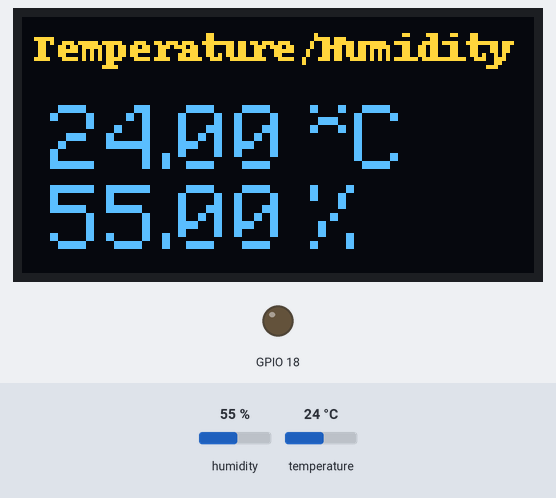
This program was run on a simulated Raspberry Pi (BCM pin numbers). On the bench: 128×64 one-colour display, output pins drawn as LEDs (lit = HIGH). The test bench sets the inputs (shaded band); at power-on: humidity 55 %, temperature 24 °C. The OLED is the two-colour kind (top 16 rows yellow); no MQTT or app messages arrive unless stated; text uses the font file from the repository; what the program prints to the terminal is not drawn.

Above: at 6.6 s.
6.7 s: humidity set to 22 %
At 18.1 s:
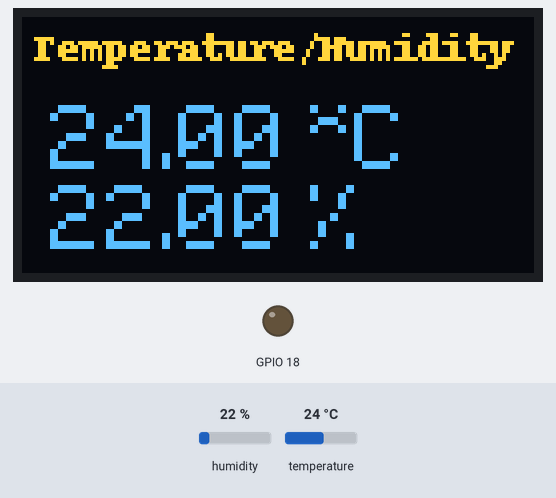
18.3 s: temperature set to 12 °C
At 29.6 s:
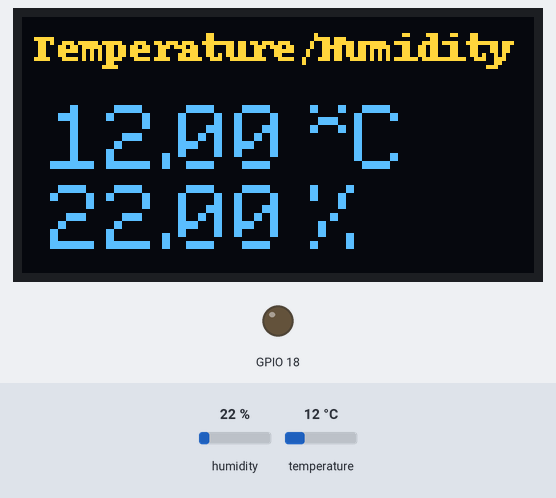
31.4 s: humidity set to 40 %
At 40.7 s:
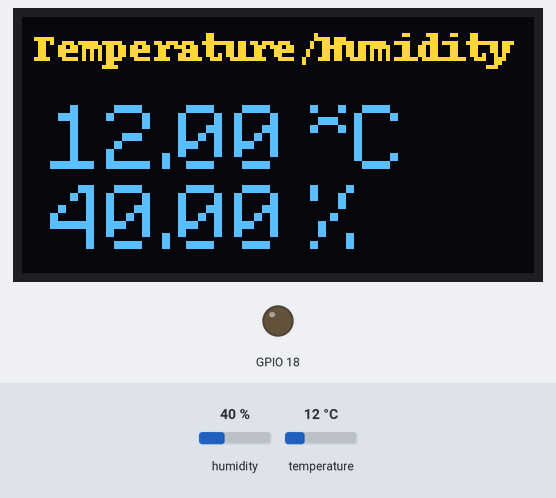
41.4 s: temperature set to 19 °C
At 51.9 s:
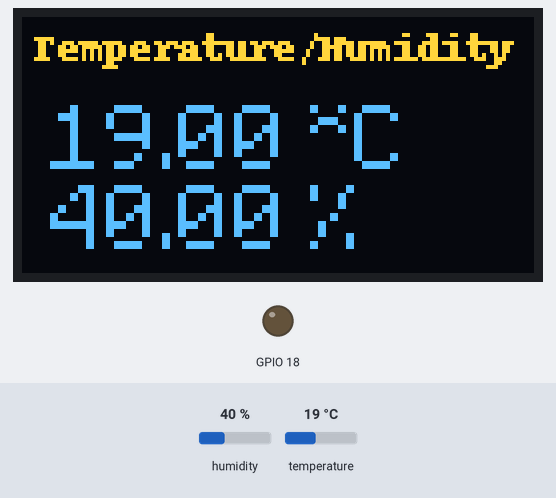
Timing chart, 0 to 53.4 s (numbered marks = the images above; inputs shaded):
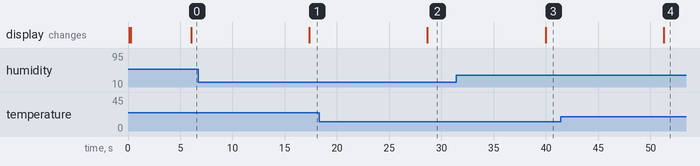

The program:

app_dht_oled.py
```python
import paho.mqtt.client as mqtt , os, urlparse
import time
from time import sleep
import RPi.GPIO as GPIO
import Adafruit_GPIO.SPI as SPI
import Adafruit_SSD1306
import Adafruit_DHT

from PIL import Image
from PIL import ImageDraw
from PIL import ImageFont

GPIO.setmode(GPIO.BCM)
GPIO.cleanup()
GPIO.setwarnings(False)
GPIO.setup(18,GPIO.OUT)


# Define event callbacks
def on_connect(mosq, obj, rc):
    print ("on_connect:: Connected with result code "+ str ( rc ) )
    print("rc: " + str(rc))

def on_message(mosq, obj, msg):
    print ("on_message:: this means  I got a message from brokerfor this topic")
    print(msg.topic + " " + str(msg.qos) + " " + str(msg.payload))
    if ( msg.payload == "on" ):
		#disp.clear()
		#disp.display()
		draw.rectangle((0,0,width,height), outline=0, fill=0)
		draw.text((x, top),    ' CloudMQTT',  font=font, fill=255)
		draw.text((x+20, top+16), ' ON', font=font42, fill=255)
		disp.image(image)
		disp.display()
		print "Lights on"
		GPIO.output(18,GPIO.HIGH)
    else :
		if ( msg.payload == "off" ):
			print "Lights off"
			GPIO.output(18,GPIO.LOW)
			draw.rectangle((0,0,width,height), outline=0, fill=0)
			#disp.clear()
			#disp.display()
			draw.text((x, top),    ' CloudMQTT',  font=font, fill=255)
			draw.text((x, top+16), ' OFF', font=font42, fill=255)
			disp.image(image)
			disp.display()
    	#print "Lights off"
    	#GPIO.output(17,GPIO.LOW)


def on_publish(mosq, obj, mid):
    print("mid: " + str(mid))

def on_subscribe(mosq, obj, mid, granted_qos):
    print("This means broker has acknowledged my subscribe request")
    print("Subscribed: " + str(mid) + " " + str(granted_qos))

def on_log(mosq, obj, level, string):
    print(string)


# Raspberry Pi pin configuration:
RST = 24
# Note the following are only used with SPI:
DC = 23
SPI_PORT = 0
SPI_DEVICE = 0

# Note you can change the I2C address by passing an i2c_address parameter like:
# disp = Adafruit_SSD1306.SSD1306_128_64(rst=RST, i2c_address=0x3C)
disp = Adafruit_SSD1306.SSD1306_128_64(rst=RST, i2c_address=0x3C)


# Initialize library.
disp.begin()

# Clear display.
disp.clear()
disp.display()

# Create blank image for drawing.
# Make sure to create image with mode '1' for 1-bit color.
width = disp.width
height = disp.height
image = Image.new('1', (width, height))

# Get drawing object to draw on image.
draw = ImageDraw.Draw(image)

# Draw a black filled box to clear the image.
draw.rectangle((0,0,width,height), outline=0, fill=0)

# Draw some shapes.
# First define some constants to allow easy resizing of shapes.
padding = 2
shape_width = 20
top = padding
bottom = height-padding
# Move left to right keeping track of the current x position for drawing shapes.
x = padding


# Load default font.
font = ImageFont.load_default()
font10 = ImageFont.truetype('Minecraftia.ttf', 10)
font18 = ImageFont.truetype('Minecraftia.ttf', 18)
font20 = ImageFont.truetype('Minecraftia.ttf', 20)
font42 = ImageFont.truetype('Minecraftia.ttf', 42)

# Write two lines of text.
draw.text((x, top),    ' CloudMQTT',  font=font, fill=255)
draw.text((x, top+20), 'CONTROL', font=font20, fill=255)

# Display image.
disp.image(image)
disp.display()

# Sensor should be set to Adafruit_DHT.DHT11,
# Adafruit_DHT.DHT22, or Adafruit_DHT.AM2302.
sensor = Adafruit_DHT.DHT11

# Example using a Beaglebone Black with DHT sensor
# connected to pin P8_11.
pin = 4


client = mqtt.Client()
# Assign event callbacks
client.on_message = on_message
client.on_connect = on_connect
client.on_publish = on_publish
client.on_subscribe = on_subscribe

# Uncomment to enable debug messages
client.on_log = on_log


# user name has to be called before connect - my notes.
client.username_pw_set("dvzsscye", "7Q9_jhZajID5")
client.connect('m13.cloudmqtt.com', 11591, 60)

# Continue the network loop, exit when an error occurs
#rc = 0
#while rc == 0:
#    rc = client.loop()
#print("rc: " + str(rc))

# Blocking call that processes network traffic, dispatches callbacks and
# handles reconnecting.
# Other loop*() functions are available that give a threaded interface and a
# manual interface.
#client.loop_forever()

client.loop_start()
client.subscribe ("dht11" ,0 )


run = True
while run:
	humidity, temperature = Adafruit_DHT.read_retry(sensor, pin)
	if humidity is not None and temperature is not None:
		sleep(5)
		str_temp = ' {0:0.2f} *C '.format(temperature)
		str_hum  = ' {0:0.2f} %'.format(humidity)
		print('Temp={0:0.1f}*C  Humidity={1:0.1f}%'.format(temperature, humidity))
		draw.rectangle((0,0,width,height), outline=0, fill=0)
		#disp.clear()
		#disp.display()
		draw.text((3, top),    'Temperature/Humidity',  font=font, fill=255)
		draw.text((x, top+16), str_temp, font=font18, fill=255)
		draw.text((x, top+36), str_hum, font=font18, fill=255)
		disp.image(image)
		disp.display()
		client.publish ( "dht11", str_temp +","+ str_hum)

	else:
		print('Failed to get reading. Try again!')
		sleep(10)
```

Measured:
- after the input at 6.7 s, the display: changes after 10.7 s (image 1)
- after the input at 18.3 s, the display: changes after 10.4 s (image 2)
- after the input at 31.4 s, the display: changes after 8.6 s (image 3)
- after the input at 41.4 s, the display: changes after 9.9 s (image 4)
